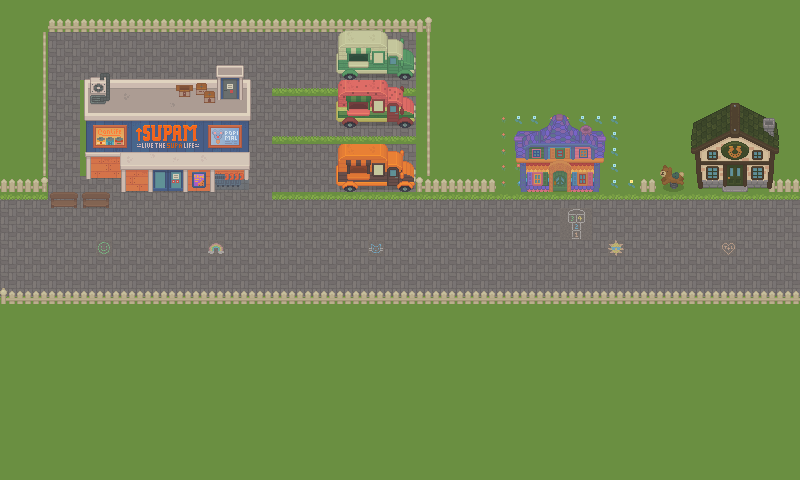

The image is a tile-based game level rendered from a .tmx file. Its description and source (layers, tilesets, objects; grid data summarised) follow:
An orthogonal 50x30 tile map with 16x16 px tiles, 3 tile layers (Grass, objetos1, objetos2), 2 tilesets and 29 objects.

<map version="1.10" tiledversion="1.11.2" orientation="orthogonal" renderorder="right-down" width="50" height="30" tilewidth="16" tileheight="16" infinite="0" nextlayerid="6" nextobjectid="36">
 <tileset firstgid="1" source="../tsx/tiles.tsx" />
 <tileset firstgid="3016" source="../tsx/buildings_all.tsx" />
 <layer id="1" name="Grass" width="50" height="30">
  <data>[1500 cells, 1500 non-empty, 11 distinct tile ids]</data>
 </layer>
 <layer id="2" name="objetos1" width="50" height="30">
  <data>[1500 cells, 77 non-empty, 14 distinct tile ids]</data>
 </layer>
 <layer id="3" name="objetos2" width="50" height="30">
  <data>[1500 cells, 264 non-empty, 216 distinct tile ids]</data>
 </layer>
 <objectgroup id="4" name="colisiones">
  <object id="1" x="688" y="112" width="96" height="80" />
  <object id="2" x="720" y="96" width="32" height="16" />
  <object id="3" x="784" y="176" width="16" height="16" />
  <object id="4" x="656" y="176" width="32" height="16" />
  <object id="5" x="656" y="160" width="16" height="16" />
  <object id="6" x="640" y="176" width="16" height="16" />
  <object id="7" x="512" y="128" width="96" height="64" />
  <object id="8" x="544" y="112" width="32" height="16" />
  <object id="9" x="416" y="176" width="80" height="16" />
  <object id="10" x="416" y="32" width="16" height="144" />
  <object id="11" x="416" y="16" width="16" height="16" />
  <object id="12" x="336" y="32" width="80" height="48" />
  <object id="13" x="336" y="96" width="80" height="32" />
  <object id="14" x="336" y="80" width="80" height="16" />
  <object id="15" x="336" y="144" width="80" height="48" />
  <object id="16" x="80" y="80" width="176" height="96" />
  <object id="17" x="224" y="64" width="16" height="16" />
  <object id="18" x="208" y="64" width="16" height="16" />
  <object id="19" x="112" y="176" width="144" height="16" />
  <object id="20" x="48" y="192" width="64" height="16" />
  <object id="21" x="0" y="176" width="48" height="16" />
  <object id="22" x="32" y="16" width="16" height="160" />
  <object id="23" x="48" y="16" width="368" height="16" />
  <object id="24" x="0" y="288" width="800" height="16" />
 </objectgroup>
 <objectgroup id="5" name="interacciones">
  <object id="31" x="0" y="192" width="16" height="96">
   <properties>
    <property name="spawnX" type="float" value="160" />
    <property name="spawnY" type="float" value="64" />
    <property name="targetMap" value="exteriores/Eduactivo.tmx" />
    <property name="tipo" value="portal" />
    <property name="transicion" value="fade" />
   </properties>
  </object>
  <object id="32" x="784" y="192" width="16" height="96">
   <properties>
    <property name="spawnX" type="float" value="160" />
    <property name="spawnY" type="float" value="64" />
    <property name="targetMap" value="exteriores/entretenimiento.tmx" />
    <property name="tipo" value="portal" />
    <property name="transicion" value="fade" />
   </properties>
  </object>
  <object id="33" x="144" y="176" width="48" height="16">
   <properties>
    <property name="spawnX" type="float" value="160" />
    <property name="spawnY" type="float" value="64" />
    <property name="targetMap" value="interiores/supermercado.tmx" />
    <property name="tipo" value="portal" />
    <property name="transicion" value="fade" />
   </properties>
  </object>
  <object id="34" x="544" y="160" width="32" height="32">
   <properties>
    <property name="spawnX" type="float" value="160" />
    <property name="spawnY" type="float" value="64" />
    <property name="targetMap" value="interiores/hippie_house.tmx" />
    <property name="tipo" value="portal" />
    <property name="transicion" value="fade" />
   </properties>
  </object>
  <object id="35" x="720" y="160" width="32" height="32">
   <properties>
    <property name="spawnX" type="float" value="160" />
    <property name="spawnY" type="float" value="64" />
    <property name="targetMap" value="interiores/herramientas.tmx" />
    <property name="tipo" value="portal" />
    <property name="transicion" value="fade" />
   </properties>
  </object>
 </objectgroup>
</map>
